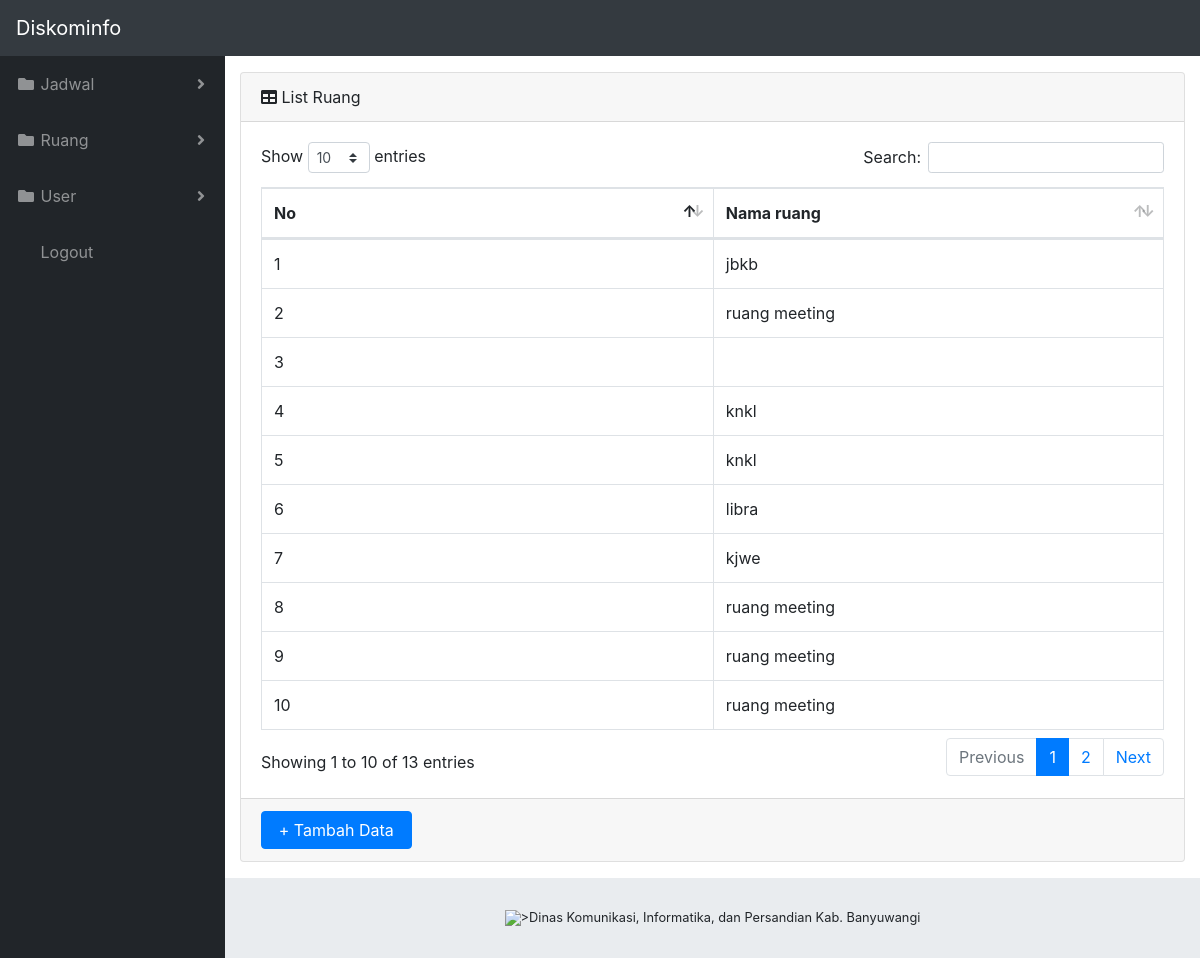
/index.php/list_ruang, run on the app's committed database.
### tables this page shows
CREATE TABLE `tb_ruangan` (
  `kode_ruang` int(11) NOT NULL,
  `nama_ruang` varchar(30) DEFAULT NULL,
  `username` varchar(25) NOT NULL,
  `password` varchar(10) NOT NULL
);

### application/controllers/list_ruang.php (called while the page is built, shortened)
<?php
class List_ruang extends CI_Controller
{
	function __construct()
	{
		$this->load->model("m_ruang");
	}
	public function index(){
	$data["list"] = $this->m_ruang->index();
	$this->load->view('data_ruang', $data);
	}
}

### index.php (called while the page is built, shortened)
<?php
require_once BASEPATH.'core/CodeIgniter.php';

### application/models/m_ruang.php (called while the page is built, shortened)
<?php defined('BASEPATH') OR exit('No direct script access allowed');
class m_ruang extends CI_Model
{
    public function index()
    {
    	$this->db->select("*");
    	$this->db->from("tb_ruangan");
    	 $query = $this->db->get();
      return $query->result();
    }
}

### application/views/data_ruang.php (the view, shortened to what this page needs)
<!DOCTYPE html>
<html lang="en">
<body id="page-top">
  <div id="wrapper">
    <div id="content-wrapper">
      <div class="container-fluid">
        <div class="card mb-3">
          <div class="card-header">
            <i class="fas fa-table"></i>
            List Ruang</div>
          <div class="card-body" id="load">
            <div class="">
              <table class="table table-bordered" id="dataTable" width="100%" cellspacing="0">
                <thead>
                  <tr>
                  <th>No</th>
                  <th>Nama ruang</th>
                  </tr>
                </thead>
                <tbody>
                  <?php $id_peminjaman=1; foreach ($list as $list): ?>
                                    <tr>
                                        <td width="150">
                                         <?php echo $list->kode_ruang ?> </a>
                                        </td>
                                        <td width="150">
                                         <?php echo $list->nama_ruang ?> </a>
                                        </td>
                                    <?php endforeach; ?>
                </tbody>
              </table>
            </div>
          </div>
          <div class="card-footer small text-muted"><a href="<?php echo site_url('tambah_ruang') ?>">
        <button name="tambah" type="button" class="btn btn-primary col-md-2 col-xs-12 float-left mr-5">+ Tambah Data</button></a></div>
        </div>
      </div>
      <footer class="sticky-footer">
        <div class="container my-auto">
          <div class="copyright text-center my-auto">
            <span><img src="peminjaman-ruang\assets\img">>Dinas Komunikasi, Informatika, dan Persandian Kab. Banyuwangi</span>
          </div>
        </div>
      </footer>
    </div>
  </div>
</body>
</html>

### data on the page
tb_ruangan: kode_ruang "1", nama_ruang "jbkb"
tb_ruangan: kode_ruang "2", nama_ruang "ruang meeting"
tb_ruangan: kode_ruang "3"
tb_ruangan: kode_ruang "4", nama_ruang "knkl"
tb_ruangan: kode_ruang "5", nama_ruang "knkl"
tb_ruangan: kode_ruang "6", nama_ruang "libra"
tb_ruangan: kode_ruang "7", nama_ruang "kjwe"
tb_ruangan: kode_ruang "8", nama_ruang "ruang meeting"
tb_ruangan: kode_ruang "9", nama_ruang "ruang meeting"
tb_ruangan: kode_ruang "10", nama_ruang "ruang meeting"
